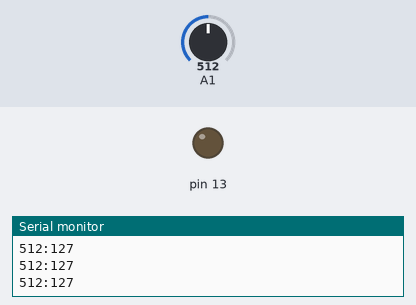
A sketch run on a simulated Arduino Uno, built with avr-gcc and run on an emulated ATmega328P. Shown: output pins drawn as LEDs (lit = HIGH), the last lines printed to the serial monitor. The inputs (shaded band) are chosen by the test bench; at power-on: A1 = 512.

Above: at 1.2 s.
1.3 s: A1 set to 522
At 1.8 s:
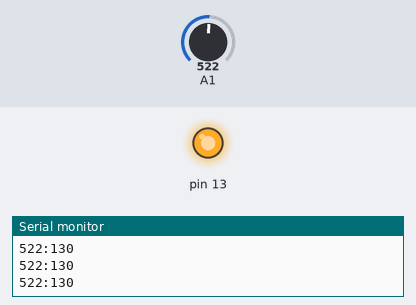
2.8 s: A1 set to 511
At 3.5 s:
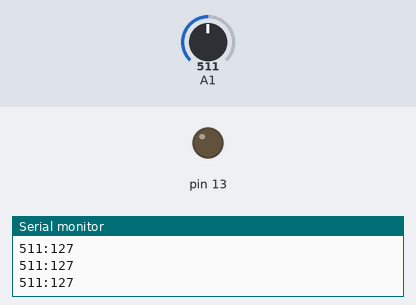
4.3 s: A1 set to 716
At 5.2 s:
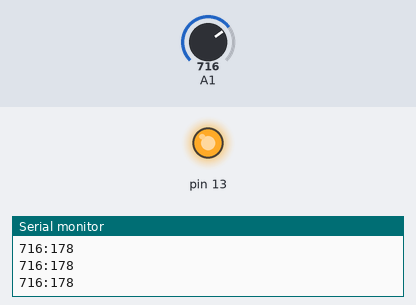
Timing chart, 0 to 7.3 s (numbered marks = the images above; inputs shaded):
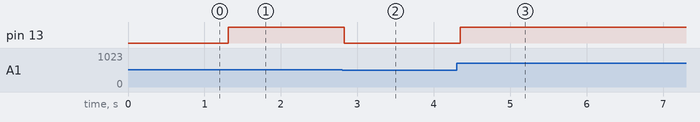

Measured:
- the behaviour switches between 513 and 514 on A1 (found by bisection; images 0 and 1)
- after the input at 1.3 s, pin 13: LOW → HIGH at once
- after the input at 2.8 s, pin 13: HIGH → LOW at once
- after the input at 4.3 s, pin 13: LOW → HIGH at once

The sketch:

PWM_control_motor.ino
```cpp
long pwm=0;
long pot=0;
void setup() {
  pinMode(13,OUTPUT);
  Serial.begin(9600);

}

void loop() {
  pot=analogRead(A1);
  pwm=pot*255;
  pwm=pwm/1023;
  Serial.print(pot);
  Serial.print(":");
  Serial.println(pwm);
  analogWrite(13,pwm);
  delay(50);

}
```
